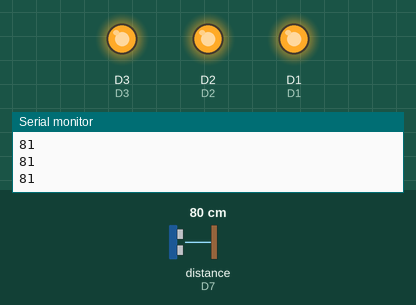
Simulated run of this sketch. Board: ESP8266 (Wemos D1 mini). Parts: output pins drawn as LEDs (lit = HIGH), the last lines printed to the serial monitor. Wiring (inferred from the names in the program): ultrasonic range finder: trigger D6; echo D7. The test bench sets the inputs (shaded band); at power-on: distance to the obstacle (sensor on D7) 80 cm. The echo pulse lasts 58.3 µs per cm; pins used as bus, display or sensor lines are not drawn.

Above: at 1.3 s.
1.4 s: distance to the obstacle (sensor on D7) set to 34 cm
2.9 s: distance to the obstacle (sensor on D7) set to 28 cm
At 4.2 s:
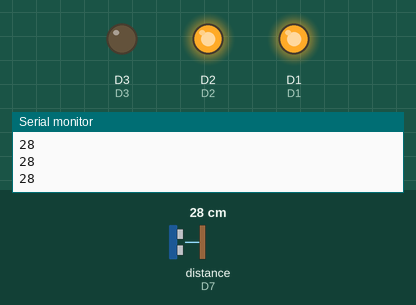
4.5 s: distance to the obstacle (sensor on D7) set to 23 cm
6.0 s: distance to the obstacle (sensor on D7) set to 19 cm
At 7.0 s:
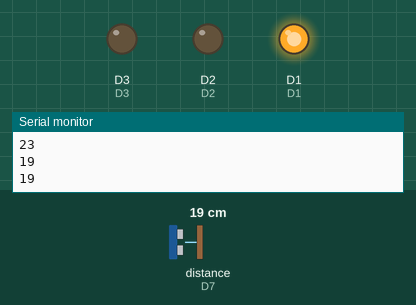
7.5 s: distance to the obstacle (sensor on D7) set to 12 cm
9.0 s: distance to the obstacle (sensor on D7) set to 9 cm
At 9.6 s:
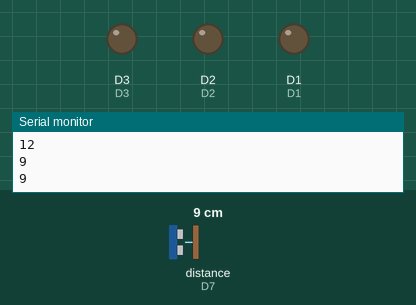
Timing chart, 0 to 11.5 s (numbered marks = the images above; inputs shaded):
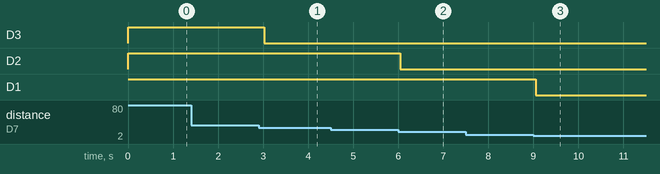

The sketch:

RGBDistanceIndicator.ino
```cpp
#define trig 12
#define echo 13
#define D1 5
#define D2 4
#define D3 0

int duration = 0;
int distance = 0;

void setup()
{
  pinMode(trig , OUTPUT);
  pinMode(echo , INPUT);
  pinMode(D1 , OUTPUT);
  pinMode(D2 , OUTPUT);
  pinMode(D3 , OUTPUT);

  Serial.begin(9600);

  digitalWrite(D1, HIGH);
  digitalWrite(D2, HIGH);
  digitalWrite(D3, HIGH);

}
void loop()
{
  digitalWrite(trig , HIGH);
  delayMicroseconds(500);
  digitalWrite(trig , LOW);

  duration = pulseIn(echo , HIGH);
  distance = (duration/2) / 28.5 ;
  Serial.println(distance);

  if(distance >= 5 && distance <= 10)
    digitalWrite(D1, LOW);
  if(distance >= 15 && distance <= 20)
    digitalWrite(D2, LOW);
  if(distance >= 25 && distance <= 30)
    digitalWrite(D3, LOW);
  delay(500);
}
```

Measured:
- the behaviour switches between 31 and 30 cm on distance to the obstacle (sensor on D7) (found by bisection; images 0 and 1)
- the behaviour switches between 21 and 20 cm on distance to the obstacle (sensor on D7) (found by bisection; images 1 and 2)
- the behaviour switches between 11 and 10 cm on distance to the obstacle (sensor on D7) (found by bisection; images 2 and 3)
- after the input at 2.9 s, D3: HIGH → LOW after 0.13 s
- after the input at 6.0 s, D2: HIGH → LOW at once
- after the input at 9.0 s, D1: HIGH → LOW after 0.05 s
